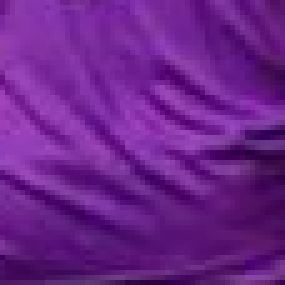
//> input picture data/images/sample.png, 57 x 57 px (shown 5 times larger)
$ ./day020   (built with g++ and OpenCV 4)
//> lines starting //> are read from the running program, lines starting //| are printed output that depends on the picture
#include <opencv2/opencv.hpp>
#include <iostream>

using namespace cv;
using namespace std;

const int bins = 256;
Mat src;
const char* winTitle = "input image";
void backProjection_demo(Mat &image, Mat &model);
int main(int argc, char** argv) {
	Mat src = imread("D:/javaopencv/sample.png");
//> src is the input picture: 57 rows x 57 cols, CV_8UC3; mean B, G, R 138.8, 34.3, 107.7
	Mat model = imread("D:/javaopencv/target.png");
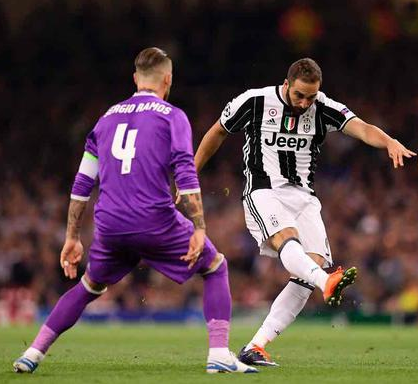
//> input picture data/images/target.png, 418 x 384 px
//> model is the input picture: 384 rows x 418 cols, CV_8UC3; mean B, G, R 68.5, 69, 88
	if (src.empty() || model.empty()) {
		printf("could not load image...\n");
		return 0;
	}
	namedWindow(winTitle, WINDOW_AUTOSIZE);
	imshow(winTitle, src);
	imshow("model", model);

	backProjection_demo(src, model);
	waitKey(0);
	return 0;
}

void backProjection_demo(Mat &image, Mat &model) {
	Mat model_hsv, image_hsv;
	cvtColor(model, model_hsv, COLOR_BGR2HSV);
//> model_hsv: 384 rows x 418 cols, CV_8UC3; mean H, S, V 89.5, 107.4, 93.9
	cvtColor(image, image_hsv, COLOR_BGR2HSV);
//> image_hsv: 57 rows x 57 cols, CV_8UC3; mean H, S, V 141.1, 195.6, 138.8

	// 定义直方图参数与属性
	int h_bins = 32; int s_bins = 32;
	int histSize[] = { h_bins, s_bins };
	// hue varies from 0 to 179, saturation from 0 to 255
	float h_ranges[] = { 0, 180 };
	float s_ranges[] = { 0, 256 };
	const float* ranges[] = { h_ranges, s_ranges };
	int channels[] = { 0, 1 };
	Mat roiHist;
	calcHist(&model_hsv, 1, channels, Mat(), roiHist, 2, histSize, ranges, true, false);
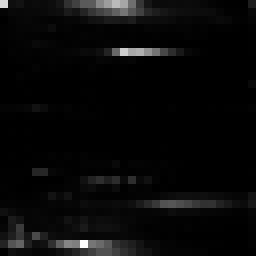
//> roiHist: 32 rows x 32 cols, CV_32FC1 (shown 8 times larger); min 0, max 4343, mean 156.8; drawn with min black and max white
	normalize(roiHist, roiHist, 0, 255, NORM_MINMAX, -1, Mat());
	MatND backproj;
	calcBackProject(&image_hsv, 1, channels, roiHist, backproj, ranges, 1.0);
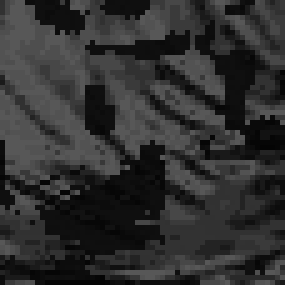
//> backproj: 57 rows x 57 cols, CV_8UC1 (shown 5 times larger); min 4, max 87, mean 47.4
	imshow("BackProj", backproj);
}
